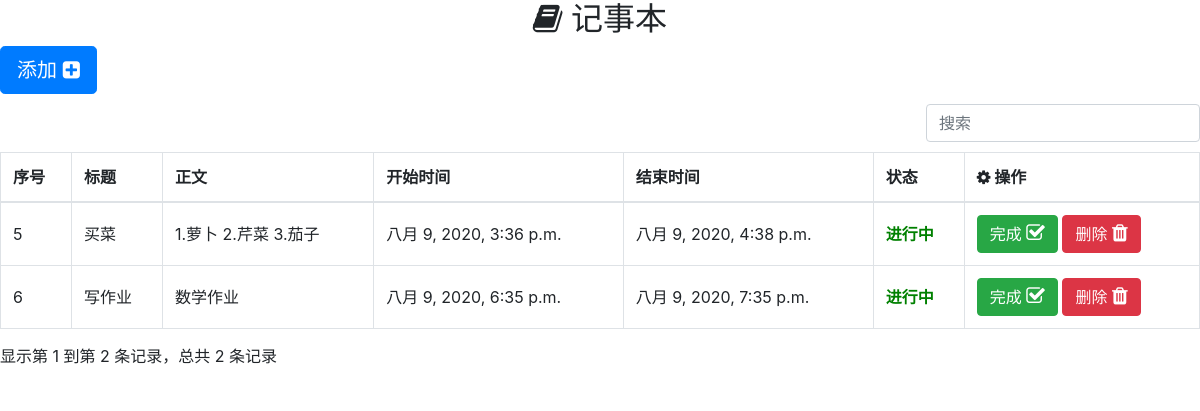
The app's page /app/, older data.
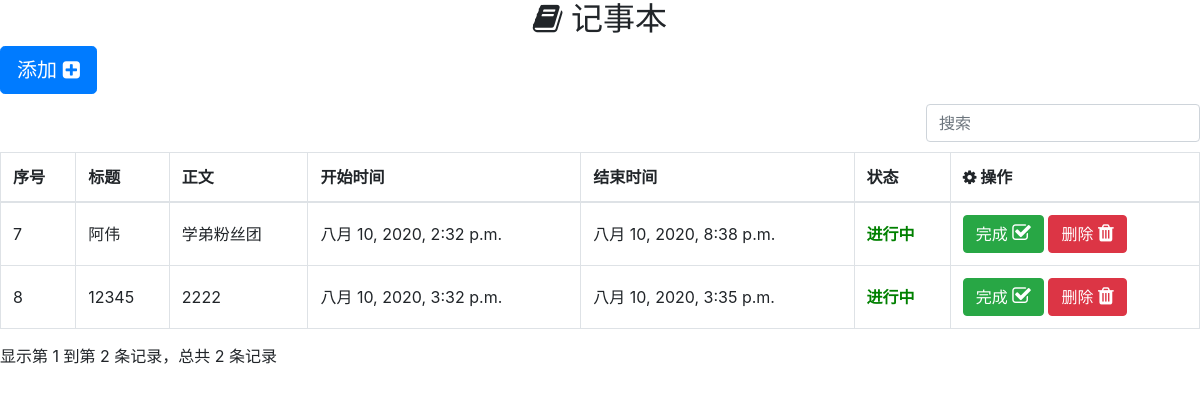
The same page, newer data.
### app/models.py (models this page shows)
class Note(models.Model):
    choices = (
        ('U', 'Underway'),
        ('F', 'Finish'),
        ('D', 'Deleted')
    )
    name = models.CharField(verbose_name='标题', help_text='请输入记事标题', max_length=5)
    text = models.TextField(verbose_name='内容', help_text='请输入记事内容', max_length=20)
    s_time = models.DateTimeField(verbose_name='开始时间', help_text='请选择开始时间')
    e_time = models.DateTimeField(verbose_name='结束时间', help_text='请选择结束时间')
    status = models.CharField(verbose_name='状态', help_text='请选择状态', default='U', choices=choices, max_length=1)

### app/views.py (the view)
# urls.py: path('', views.main_page),
def main_page(request):
    notes = [i for i in Note.objects.exclude(status='D')]
    return render(request, 'main.html', {'note': notes})

### app/templates/main.html (shortened to what this page needs)
<!DOCTYPE html>
<html lang="en">
<head>
    {% load static %}
    <link rel="stylesheet" href="{% static "css/bootstrap.min.css" %}">
    <link rel="stylesheet" href="{% static 'css/sweetalert.css' %}">
    <link rel="stylesheet" href="{% static 'css/bootstrap-table.min.css' %}">
    <link rel="stylesheet" href="https://cdn.staticfile.org/font-awesome/4.7.0/css/font-awesome.css">
</head>
<body>
<div style="text-align: center;">
    <h2><i class="fa fa-book"></i>
        记事本
    </h2>
</div>
<button type="button" class="btn btn-primary btn-lg" onclick="$('#addModal').modal('show')">添加
    <i class="fa fa-plus-square" style="font-size:20px"></i>
</button>
<table id="noteList" class="table table-hover">
    <thead>
    <tr>
        <th>序号</th>
        <th>标题</th>
        <th>正文</th>
        <th>开始时间</th>
        <th>结束时间</th>
        <th>状态</th>
        <th>
            <i class="fa fa-cog"></i>
            操作
        </th>
    </tr>
    </thead>
    <tbody>
    {% for i in note %}
        <tr>
            <td>{{ i.id }}</td>
            <td>{{ i.name }}</td>
            <td>{{ i.text }}</td>
            <td>{{ i.s_time }}</td>
            <td>{{ i.e_time }}</td>
            {% if i.status == 'F' %}
                <td class="danger">已完成</td>
            {% elif i.status == 'U' %}
                <td class="safe">进行中</td>
            {% endif %}
            <td>
                {% if i.status == 'F' %}
                    <button type="button" class="btn btn-success" onclick="" disabled>完成
                        <i class="fa fa-check-square-o" style="font-size:20px"></i>
                    </button>
                {% elif i.status == 'U' %}
                    <button type="button" class="btn btn-success" onclick=finishNote("{{ i.id }}")>完成
                        <i class="fa fa-check-square-o" style="font-size:20px"></i>
                    </button>
                {% endif %}
                <button type="button" class="btn btn-danger" onclick=delNote("{{ i.id }}")>删除
                    <i class="fa fa-trash" style="font-size:20px"></i>
                </button>
            </td>
        </tr>
    {% endfor %}
    </tbody>
</table>
</body>
</html>

### app/templates/main.html (style rules this page uses)
.safe { color: green; font-weight: bold; }

Row changes from the older to the newer data that the page shows:
removed Note: id "5", name "买菜", text "1.萝卜 2.芹菜 3.茄子", s_time "八月 9, 2020, 3:36 p.m.", e_time "八月 9, 2020, 4:38 p.m.", status "进行中"
removed Note: id "6", name "写作业", text "数学作业", s_time "八月 9, 2020, 6:35 p.m.", e_time "八月 9, 2020, 7:35 p.m.", status "进行中"
added Note: id "7", name "阿伟", text "学弟粉丝团", s_time "八月 10, 2020, 2:32 p.m.", e_time "八月 10, 2020, 8:38 p.m.", status "进行中"
added Note: id "8", name "12345", text "2222", s_time "八月 10, 2020, 3:32 p.m.", e_time "八月 10, 2020, 3:35 p.m.", status "进行中"
